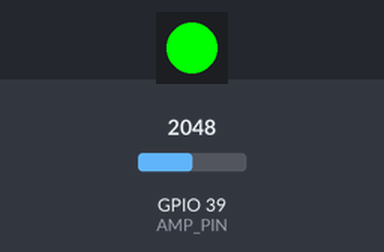
The sketch below on a simulated ESP32. On the bench: 1 RGB LEDs in strip order, left to right. The inputs (shaded band) are chosen by the test bench; at power-on: GPIO 39 (AMP_PIN) = 2048. WiFi joins after 1.5 s; servers stay silent unless stated; storage starts empty; what the sketch prints to the serial monitor is not drawn.

Above: at 3.0 s.
At 7.3 s:
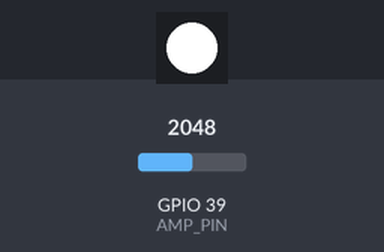
Timing chart, 0 to 12.7 s (numbered marks = the images above):
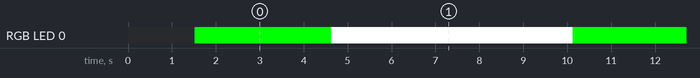

Measured:
- by itself, RGB LED 0: alternates RGB(255, 255, 255) for 5.5 s and RGB(0, 255, 0) for 3.1 s

The sketch:

recoding.ino
```cpp
#include <Arduino.h>
#include <FS.h>
#include <SPIFFS.h>
#include "WiFi.h"
#include "ESPAsyncWebServer.h"
#include <HTTPClient.h>
#include <Adafruit_NeoPixel.h>

const char* ssid = "iPhone(Alter)";
const char* password = "12341234";
const char* serverUrl = "http://192.168.15.97:8000/upload";

AsyncWebServer server(80);

const int sampleWindow = 3000;  // Sample window width in mS (50 mS = 20Hz)
const int sampleRate = 15000; // Sample rate in Hz
const int numSamples = sampleRate * sampleWindow / 1000;
const int AMP_PIN = A3;       // Preamp output pin connected to A0

#define NEOPIXEL_PIN 38       // NeoPixel LED pin
#define NUMPIXELS 1           // Number of NeoPixels

Adafruit_NeoPixel strip(NUMPIXELS, NEOPIXEL_PIN, NEO_GRB + NEO_KHZ800);

int16_t* buffer = nullptr;

void setNeoPixelColor(uint8_t r, uint8_t g, uint8_t b) {
    strip.setPixelColor(0, strip.Color(r, g, b));
    strip.show();
}

void writeUInt32(File &file, uint32_t value) {
    byte buf[4];
    buf[0] = value & 0xFF;
    buf[1] = (value >> 8) & 0xFF;
    buf[2] = (value >> 16) & 0xFF;
    buf[3] = (value >> 24) & 0xFF;
    file.write(buf, 4);
}

void writeUInt16(File &file, uint16_t value) {
    byte buf[2];
    buf[0] = value & 0xFF;
    buf[1] = (value >> 8) & 0xFF;
    file.write(buf, 2);
}

void writeWAVHeader(File file, int numSamples, int actualSampleRate) {
    Serial.println("Starting WAV Header Write:");
    long startPos = file.position();

    // Calculate byte rate based on actual sample rate
    uint32_t byteRate = actualSampleRate * sizeof(int16_t);
    uint32_t dataSize = numSamples * sizeof(int16_t);

    // Write header manually byte-by-byte
    file.write((const uint8_t*)"RIFF", 4);
    writeUInt32(file, 36 + dataSize);  // dataSize
    file.write((const uint8_t*)"WAVE", 4);
    file.write((const uint8_t*)"fmt ", 4);
    writeUInt32(file, 16);  // subchunk1Size
    writeUInt16(file, 1);   // PCM audio format
    writeUInt16(file, 1);   // numChannels
    writeUInt32(file, actualSampleRate);  // sampleRate
    writeUInt32(file, byteRate);  // byteRate
    writeUInt16(file, 2);   // blockAlign
    writeUInt16(file, 16);  // bitsPerSample
    file.write((const uint8_t*)"data", 4);
    writeUInt32(file, dataSize);  // dataSize

    long endPos = file.position();
    Serial.print("End WAV Header Write, Bytes Written: ");
    Serial.println(endPos - startPos);
}

void setup() {
    Serial.begin(115200);
    WiFi.begin(ssid, password);
    while (WiFi.status() != WL_CONNECTED) {
        delay(500);
        Serial.print(".");
    }
    Serial.println("WiFi connected");
    Serial.println("IP address: ");
    Serial.println(WiFi.localIP());

    if (!SPIFFS.begin(true)) {
        Serial.println("An Error has occurred while mounting SPIFFS");
        return;
    }

    buffer = new int16_t[numSamples]; // Allocate buffer dynamically
    if (!buffer) {
        Serial.println("Failed to allocate memory for audio buffer");
        return;
    }

    // Initialize NeoPixel
    strip.begin();
    strip.show(); // Initialize all pixels to 'off'
}

void loop() {
    unsigned long startTime = millis();
    unsigned long loopStartTime;

    if (!buffer) {
        Serial.println("Buffer not allocated, skipping loop");
        delay(1000);
        return;
    }

    setNeoPixelColor(0, 255, 0); // Green light for recording
    Serial.println("Starting recording...");
    loopStartTime = millis(); // Record loop start time

    int i = 0;
    while (millis() - startTime < sampleWindow) {
        if (i < numSamples) {
            buffer[i] = analogRead(AMP_PIN) - 512;  // Assuming 0-1023 input range
            i++;
        }
    }

    unsigned long loopEndTime = millis(); // Record loop end time
    Serial.print("Loop execution time: ");
    Serial.println(loopEndTime - loopStartTime);

    Serial.println("Recording ended.");
    Serial.print("Recorded Samples: ");
    Serial.println(i);  // Check how many samples were actually recorded

    // Save to SPIFFS
    File file = SPIFFS.open("/audio.wav", "w");  // Overwrite if existing
    if (!file) {
        Serial.println("Failed to open file for writing");
        return;
    }

    // Write header and data to file
    writeWAVHeader(file, i, sampleRate); // Pass actual recorded samples count and sample rate
    file.write((const uint8_t*)buffer, i * sizeof(int16_t)); // Write actual recorded samples
    file.close();


    // Reopen for reading to debug
    file = SPIFFS.open("/audio.wav", "r");
    if (!file) {
        Serial.println("Failed to open file for reading");
        return;
    }

    size_t fileSize = file.size();
    Serial.print("Actual file size: ");
    Serial.println(fileSize);
    file.close();

    size_t expectedSize = 44 + i * sizeof(int16_t);
    Serial.print("Expected file size: ");
    Serial.println(expectedSize);

    if (fileSize != expectedSize) {
        Serial.println("File size mismatch!");
        setNeoPixelColor(255, 255, 255); // White light for 0.5 seconds as a reminder
        delay(500);
    } else {
        Serial.println("File size correct.");
        file = SPIFFS.open("/audio.wav", "r");
        if (!file) {
            Serial.println("Failed to reopen file for reading");
            return;
        }

        HTTPClient http;
        http.begin(serverUrl);
        http.addHeader("Content-Type", "application/octet-stream");
        int httpResponseCode = http.sendRequest("POST", &file, file.size());

        Serial.print("HTTP Response code: ");
        Serial.println(httpResponseCode);

        http.end();
        file.close();

        if (httpResponseCode == 200) {
            setNeoPixelColor(255, 0, 0); // Green light for successful upload
            delay(5000); // Keep green light on for 5 seconds
            esp_deep_sleep_start(); // Enter deep sleep
        } else {
            setNeoPixelColor(255, 255, 255); // White light for 0.5 seconds as a reminder
            delay(500);
        }
    }

    // Reset the buffer for the next recording
    delete[] buffer;
    buffer = new int16_t[numSamples];
    if (!buffer) {
        Serial.println("Failed to reallocate memory for audio buffer");
        return;
    }

    delay(5000);  // Delay to prevent watchdog timer reset
}
```
